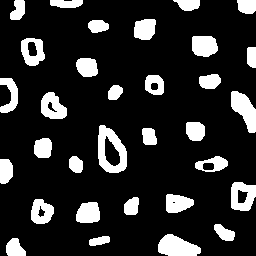
#> input picture Resources/bolhas.png, 256 x 256 px, found by its file name
$ python labeling_ex2.py
#> lines starting #> are read from the running program, lines starting #| are printed output that depends on the picture; after the words box and inside, x2 and y2 are one past the last pixel; in counts of white or black regions, pixels touching at a corner belong together
import cv2 as cv
import numpy as np

def labelling():
  caminho = "Resources/bolhas.png"
  imagem = cv.imread(caminho)
#> imagem is the input picture: shape (256, 256, 3); 16.5% white; 32 white regions, largest, box (x1, y1, x2, y2) and area: (98, 125, 127, 173) 789, (158, 234, 201, 256) 669, (231, 91, 256, 133) 613

  if imagem is not None:
    # imagem = cv.cvtColor(imagem, cv.COLOR_BGR2GRAY)
    #inverso da cor
    imagem = 255 - imagem

    (width, height) = imagem.shape[:2]
#> width = 256; height = 256

    nobjetos = 0

    mascara = np.zeros((height + 2, width + 2), np.uint8)

    # Aprimore o algoritmo de contagem apresentado para identificar regiões com ou sem buracos internos que existam na cena.
    #  Assuma que objetos com mais de um buraco podem existir.
    # Inclua suporte no seu algoritmo para não contar bolhas que tocam as bordas da imagem.
    #  Não se pode presumir, a priori, que elas tenham buracos ou não.
    for i in range(0, height):
      for j in range(0, width):
        if any(imagem[i,j] == [255,255,255]):
        #   print(imagem[i,j])
          #achou um objeto
          nobjetos = nobjetos + 1

          # preenche o objeto com o contador
          cv.floodFill(imagem, mascara, (0,0), nobjetos)
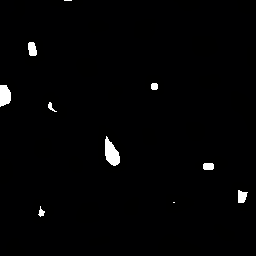
#> imagem: shape (256, 256, 3); mean B, G, R 4.2, 3.4, 3.4
#> after the loop, nobjetos = 881

    print('width: ', width)
#| width:  256
    print('height: ', height)
#| height:  256

    # Numero de objetos está errado. Conta pixels 255 e não as bolhas em si
    # print('Total de bolhas: ', nobjetos)

    # realce = cv.equalizeHist(imagem)
    cv.imshow('Imagem', imagem)
    # cv.imshow('Realce', realce)
    # cv.imwrite("labeling.png", imagem)


    # Threshold.
    # Set values equal to or above 220 to 0.
    # Set values below 220 to 255.

    # th, im_th = cv.threshold(imagem, 220, 255, cv.THRESH_BINARY_INV)

    # # Copy the thresholded image.
    # im_floodfill = im_th.copy()

    # # Mask used to flood filling.
    # # Notice the size needs to be 2 pixels than the image.
    # h, w = im_th.shape[:2]
    # mask = np.zeros((h+2, w+2), np.uint8)

    # # Floodfill from point (0, 0)
    # cv.floodFill(im_floodfill, mask, (0,0), 255)


    # # Invert floodfilled image
    # im_floodfill_inv = cv.bitwise_not(im_floodfill)

    # # Combine the two images to get the foreground.
    # im_out = im_th | im_floodfill_inv

    # # Display images.
    # cv.imshow("Thresholded Image", im_th)
    # cv.imshow("Floodfilled Image", im_floodfill)
    # cv.imshow("Inverted Floodfilled Image", im_floodfill_inv)
    # cv.imshow("Foreground", im_out)


    cv.waitKey(0)
    cv.destroyAllWindows()

  else:
    print('Ops! Nao achei a imagem. :(')

labelling()
